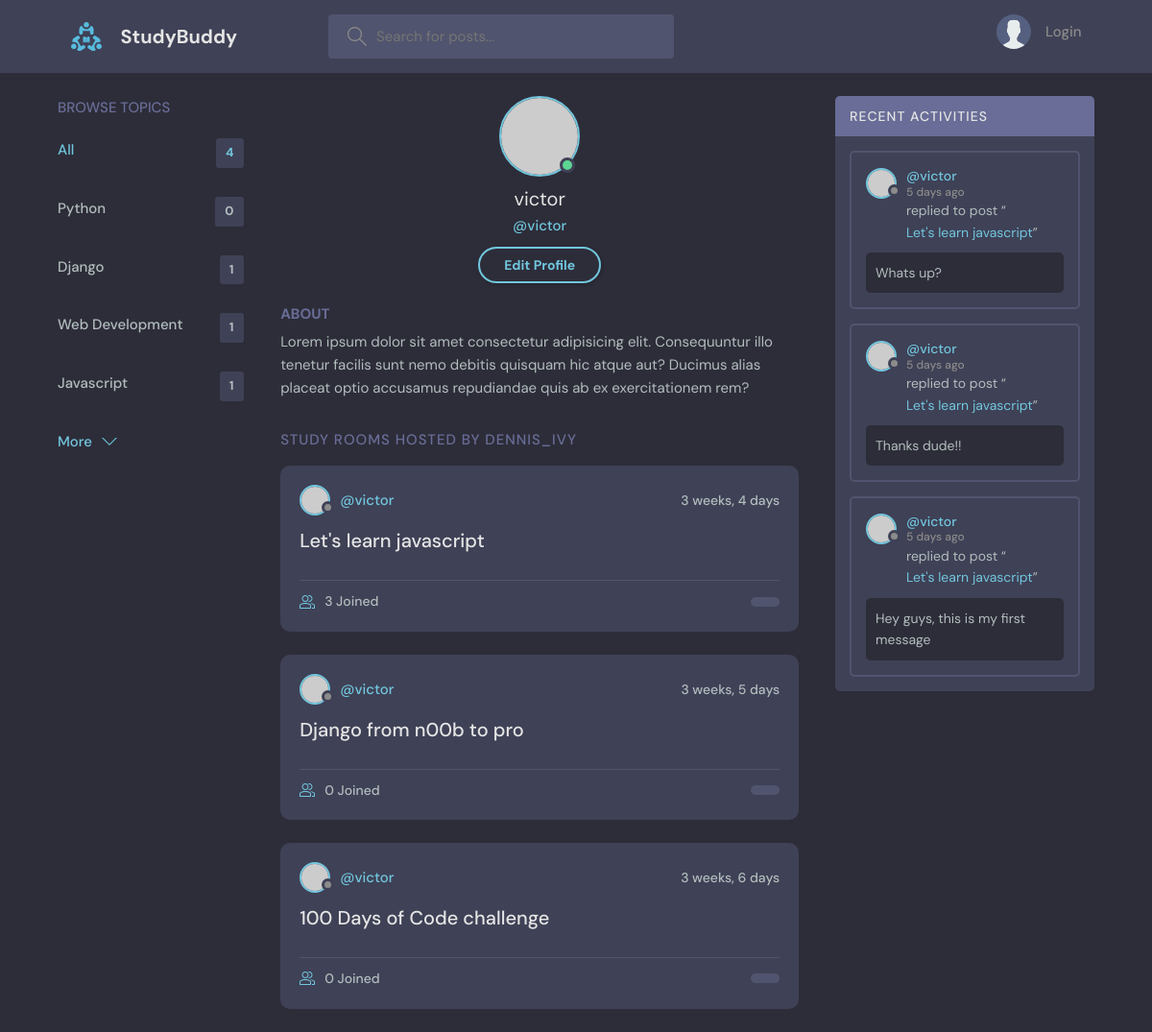
The page /profile/1 on the database as committed earlier.
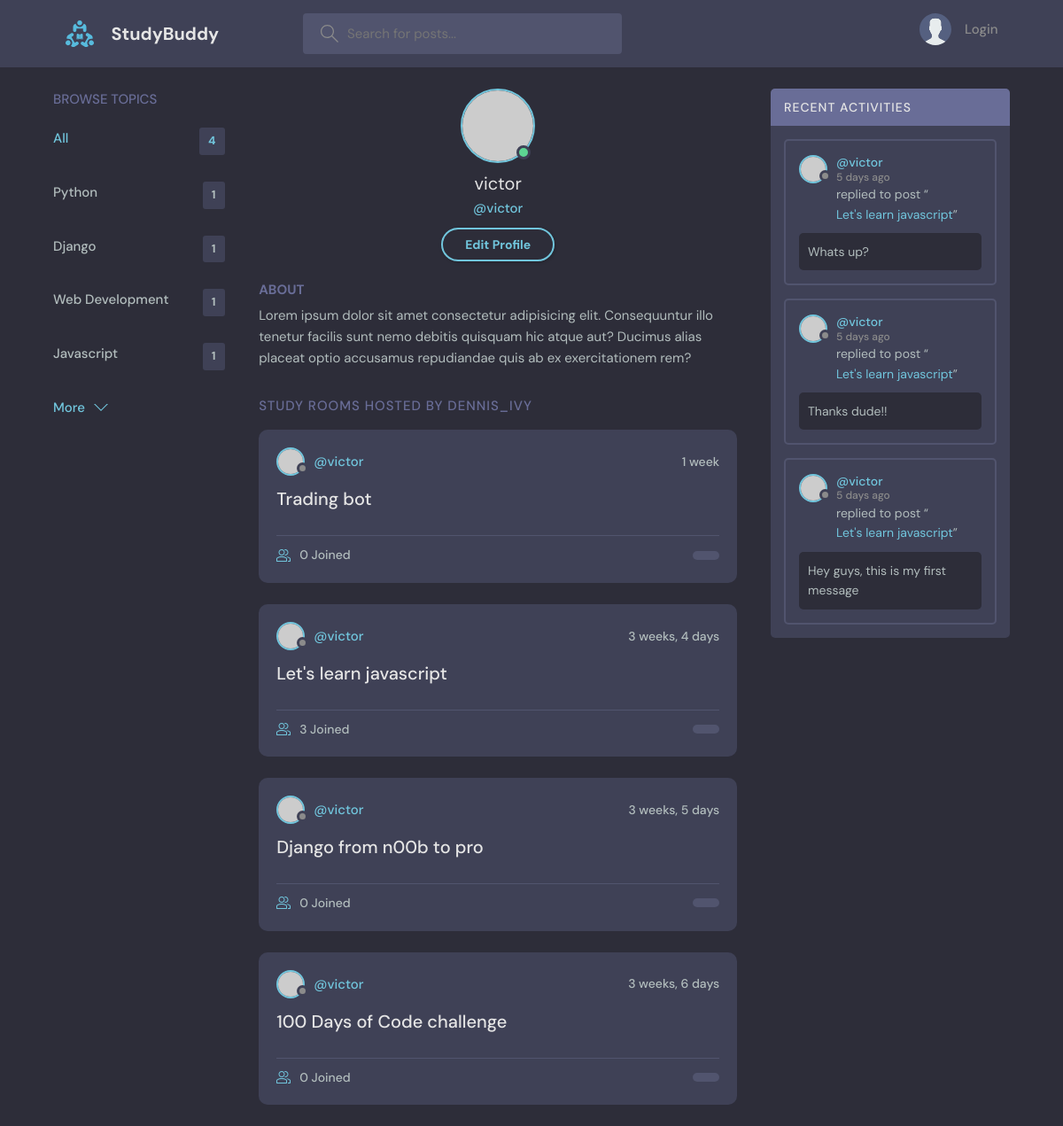
The same page on the database as committed later.
### base/models.py (models this page shows, shortened)
class Topic(models.Model):
    name = models.CharField(max_length=200)

class Room(models.Model):
    host = models.ForeignKey(User, on_delete=models.SET_NULL, null=True)
    topic = models.ForeignKey(Topic, on_delete=models.SET_NULL, null=True)
    name = models.CharField(max_length=200)
    description = models.TextField(null=True, blank=True)
    participants = models.ManyToManyField(User, related_name='participants', blank=True)
    updated = models.DateTimeField(auto_now = True)
    created = models.DateTimeField(auto_now_add=True)
    class Meta:
        ordering = ['-updated', 'created']
    def __str__(self):
        return self.name

class Message(models.Model):
    user = models.ForeignKey(User, on_delete=models.CASCADE)
    room = models.ForeignKey(Room, on_delete=models.CASCADE)
    body = models.TextField()
    updated = models.DateTimeField(auto_now = True)
    created = models.DateTimeField(auto_now_add=True)
    class Meta:
        ordering = ['-updated', 'created']

### base/views.py (the view)
# urls.py: path('profile/<str:pk>', views.userProfile, name="user-profile"),
def userProfile(request, pk):
    user = User.objects.get(id=pk)
    rooms = user.room_set.all()
    room_message = user.message_set.all()
    topics = Topic.objects.all()
    context = {'user': user, 'rooms': rooms, 'room_messages': room_message, 'topics': topics}
    return render(request, 'base/profile.html', context)

### base/templates/base/profile.html
{% extends 'main.html' %}
{% block content %}
  <main class="profile-page layout layout--3">
    <div class="container">
      {% include 'base/topics_component.html' %}
      <div class="roomList">
        <div class="profile">
          <div class="profile__avatar">
            <div class="avatar avatar--large active">
              <img src="https://randomuser.me/api/portraits/men/11.jpg" />
            </div>
          </div>
          <div class="profile__info">
            <h3>{{user.username}}</h3>
            <p>@{{user.username}}</p>
            <a href="edit-user.html" class="btn btn--main btn--pill">Edit Profile</a>
          </div>
          <div class="profile__about">
            <h3>About</h3>
            <p>
              Lorem ipsum dolor sit amet consectetur adipisicing elit. Consequuntur illo tenetur
              facilis sunt nemo debitis quisquam hic atque aut? Ducimus alias placeat optio
              accusamus repudiandae quis ab ex exercitationem rem?
            </p>
          </div>
        </div>
        <div class="roomList__header">
          <div>
            <h2>Study Rooms Hosted by dennis_ivy</a>
            </h2>
          </div>
        </div>
        {% include 'base/feed_component.html' %}
      </div>
      {% include 'base/activity_component.html' %}
    </div>
  </main>
  {% endblock content %}

### base/templates/base/topics_component.html
<div class="topics">
    <div class="topics__header">
      <h2>Browse Topics</h2>
    </div>
    <ul class="topics__list">
      <li>
        <a href="{% url 'home' %}" class="active">All <span>{{topics.count}}</span></a>
      </li>
      {% for topic in topics %}
      <li>
        <a href="{% url 'home' %}?q={{topic.name}}">{{topic.name}} <span>{{topic.room_set.all.count}}</span></a>
      </li>
      {% endfor %}
    </ul>
    <a class="btn btn--link" href="topics.html">
      More
      <svg version="1.1" xmlns="http://www.w3.org/2000/svg" width="32" height="32" viewBox="0 0 32 32">
        <title>chevron-down</title>
        <path d="M16 21l-13-13h-3l16 16 16-16h-3l-13 13z"></path>
      </svg>
    </a>
  </div>

### base/templates/base/feed_component.html (shortened to what this page needs)
{% for room in rooms %}
<div class="roomListRoom">
    <div class="roomListRoom__header">
      <a href="{% url 'user-profile' room.host_id%}" class="roomListRoom__author">
        <div class="avatar avatar--small">
          <img src="https://randomuser.me/api/portraits/women/11.jpg" />
        </div>
        <span>@{{room.host.username}}</span>
      </a>
      <div class="roomListRoom__actions">
        <span>{{room.updated|timesince}}</span>
      </div>
    </div>
    <div class="roomListRoom__content">
      <a href="{% url 'room' room.id %}">{{room.name}}</a>
    </div>
    <div class="roomListRoom__meta">
      <a href="{% url 'room' room.id %}" class="roomListRoom__joined">
        {{room.participants.count}} Joined
      </a>
      <p class="roomListRoom__topic">{{Room.topic.name}}</p>
    </div>
</div>
{% endfor %}

### base/templates/base/activity_component.html (shortened to what this page needs)
<div class="activities">
    <div class="activities__header">
      <h2>Recent Activities</h2>
    </div>
    {% for message in room_messages %}
    <div class="activities__box">
      <div class="activities__boxHeader roomListRoom__header">
        <a href="{% url 'user-profile' message.user.id %}" class="roomListRoom__author">
          <div class="avatar avatar--small">
            <img src="https://randomuser.me/api/portraits/women/11.jpg" />
          </div>
          <p>
            @{{message.user}}
            <span>5 days ago</span>
          </p>
        </a>
      </div>
      <div class="activities__boxContent">
        <p>replied to post “<a href="{% url 'room' message.room.id %}">{{message.room}}</a>”</p>
        <div class="activities__boxRoomContent">
            {{message.body}}
        </div>
      </div>
    </div>
    {% endfor %}
  </div>

Rows that differ between the two databases and show on the page:
computed for Topic "Python": room_set.all.count "0" → "1"
added Room: host.username "victor", updated "1 week", name "Trading bot", participants.count "0"
